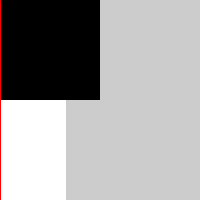
Frame 1 (no input)
Frame 60 (the mouse pressed at the canvas centre just before this capture): identical to frame 1, image omitted
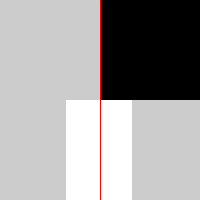
Frame 120 (the mouse held since frame 60 and released just before this capture)

The Processing sketch that drew these frames (run headless with seeded random() and noise(); from frame 60 on, the mouse is pressed at the canvas centre):

// Processing sketch: Intaractivity_04_Mouse
// ── Intaractivity_04_Mouse.pde
// Mouse Position

void setup(){
  size(200,200);

}

void draw(){
  background(204);

  noStroke();
  fill(0);

  // RIGHT
  if (mouseX < width/2){
    rect(0,0, width/2,height/2);
  }
  // LEFT
  else{
    rect(width/2,0, width/2,height/2);
  }

  // -----

  fill(255);

  // RIGHT
  if (mouseX < width/3){
    rect(0,height/2, width/3,height/2);
  }
  // MIDDLE
  else if(mouseX < (width/3)*2){
    rect(width/3,height/2, width/3,height/2);
  }
  // LEFT
  else{
    rect((width/3)*2,height/2, width/3,height/2);
  }

  // -----

  stroke(255,0,0);
  line(mouseX,0, mouseX,height);
}
